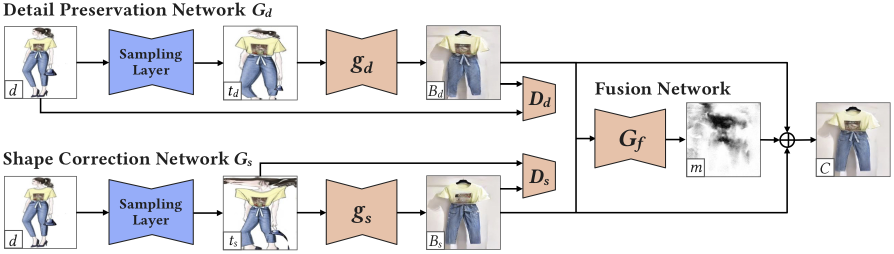
#> input picture pics/framework.jpg, 1788 x 507 px, given as the content of the folder ../dataset/50kshoes_edges, which was not available (shown at 1/2 size)
$ python combine_A_and_B.py   (older library calls are emulated)
#> lines starting #> are read from the running program, lines starting #| are printed output that depends on the picture
import os
import numpy as np
import cv2
import argparse

parser = argparse.ArgumentParser('create image pairs')
parser.add_argument('--fold_A', dest='fold_A', help='input directory for image A', type=str, default='../dataset/50kshoes_edges')
parser.add_argument('--fold_B', dest='fold_B', help='input directory for image B', type=str, default='../dataset/50kshoes_jpg')
parser.add_argument('--fold_AB', dest='fold_AB', help='output directory', type=str, default='../dataset/test_AB')
parser.add_argument('--num_imgs', dest='num_imgs', help='number of images', type=int, default=1000000)
parser.add_argument('--use_AB', dest='use_AB', help='if true: (0001_A, 0001_B) to (0001_AB)', action='store_true')
args = parser.parse_args()

list1=[76,820,411,798,951,946,761,416,498,516,264,884,282,296,526,495,468,130,590,751,624,41,223,541,797,741]
list2=[638,599,770,1144,60,1146,160,612,763,213,429,1142,588,760,358,364,1126,1085,1119,1125,1092,113,1120,1108,1097,489,1135,1121,13,1123,272,1095,1122,1136,35,336,1104,532,1139,1129,279,1128,1100,641,694,1116,1089,291,1103,497,750,142,168,93,795,568,84,387,344,230,542,1148,635]
list3=[983,767,548,549,58,629,101,1053,248,274,665,477,463,501,265,451,684,679,730,693,708,709,696,131,737,42,631,382,43,815,829,424,342,747,627,192,742,420,393,966,52]
list4=[823,1019,1025,994,981,1030,1024,1018,822,834,996,982,1027,1037,1023,986,826,832,1020,1008,953,1035,840,883,1046,920,921,869,841,1079,1051,1050,1054,927,1041,847,1043,1080,925,850,876,1070,917,1071,1059,877,867,1049,1048,899,858,870,802,1038,962,1039,803,801,1012,800,1002,970,959,811,813,1000]
list5=[348,215,772,603,166,249,649,449,134,322,242,686,442,331,253,194,69,593,784,579,186,569,185,768,91]
list6=[63,189,412,374,1031,214,200,764,765,759,567,361,407,349,611,605,188,74,48,613,175,161,439,363,1032,559,203,565,571,940,799,202,564,558,362,606,174,148,49,75,71,65,616,602,158,399,414,372,366,400,428,560,206,574,945,789,777,788,575,561,367,401,415,398,159,165,824,64,830,818,198,601,99,615,403,371,359,577,211,775,749,748,238,576,210,1009,589,402,628,614,98,600,73,9,698,14,28,129,673,317,471,288,511,263,504,510,276,464,302,458,672,100,666,896,116,670,328,472,300,466,506,260,704,705,513,507,261,473,103,117,659,842,16,12,675,661,339,503,259,729,700,258,270,310,890,106,660,674,39,879,689,104,110,676,138,306,312,500,528,703,717,918,267,273,475,313,461,139,677,105,38,691,108,646,493,444,295,281,518,530,901,929,732,243,531,257,519,280,323,479,135,109,36,692,137,889,651,645,123,484,453,447,725,731,724,718,240,268,297,283,452,644,136,687,683,27,654,668,456,318,287,244,522,536,250,720,734,735,251,245,292,286,480,669,655,133,26,32,682,680,18,24,30,496,327,441,333,469,1076,521,938,723,736,520,246,285,332,326,483,124,25,695,681,4,56,816,81,619,625,369,341,427,433,355,584,209,553,221,778,546,552,585,432,340,426,156,94,618,80,195,181,57,7,197,183,96,82,154,140,626,395,381,356,430,587,544,550,236,791,746,974,551,586,343,419,380,633,155,97,182,40,814,54,6,2,50,44,623,179,421,409,596,227,233,780,794,757,554,540,226,1017,583,408,346,434,352,391,92,144,150,45,51,79,191,47,53,146,620,634,608,90,422]
list7=[1145,1140,1141,1132,1091,1090,1084,1127,1133,1131,1093,1130,1124,1118,1134,1083,1096,1109,1094,1113,1098,1138,1110,1101,1115,1102,1088,1117,1149]
list8=[88,229,89,163,607,410,809,821,212,979,762,563,774,204,1021,370,172,459,303,505,909,1047,843,658,711,739,275,671,305,1069,851,448,1056,685,450,653,848,862,490,309,321,719,903,122,37,278,866,872,643,535,252,792,787,793,591,354,790,237,1006,83,169,78,743,597,557,345,392]
list9=[758,1033,1147,835,562,833,316,1087,852,307,844,861,1072,255,308,491,888,537,1114,871,977,817,632,961,960]
list10=[957,995,836,808,1026,954,968,997,955,941,438,819,831,825,992,993,987,950,944,978,1022,1036,1034,952,991,985,990,947,827,854,868,1052,908,882,855,857,894,1045,923,937,936,1044,1078,881,895,856,846,891,885,1040,926,932,933,1082,1055,853,845,886,892,931,1081,1042,893,887,878,875,849,1067,915,928,900,1066,874,1058,1064,1065,873,1075,1061,907,913,1060,864,1062,910,911,1077,1063,865,1004,1010,976,989,988,963,1005,1013,975,948,810,804,964,965,807,1015,1029,998,999,1028,1014,812,806]

for arg in vars(args):
    print('[%s] = ' % arg, getattr(args, arg))

splits = os.listdir(args.fold_A)

for sp in splits:
    img_fold_A = os.path.join(args.fold_A, sp)
    img_fold_B = os.path.join(args.fold_B, sp)
    img_list = os.listdir(img_fold_A)
    if args.use_AB:
        img_list = [img_path for img_path in img_list if '_A.' in img_path]

    num_imgs = min(args.num_imgs, len(img_list))
    print('split = %s, use %d/%d images' % (sp, num_imgs, len(img_list)))
    img_fold_AB = os.path.join(args.fold_AB, sp)
    img_fold_AB1 = os.path.join('./data1', sp)
    img_fold_AB2 = os.path.join('./data2', sp)
    img_fold_AB3 = os.path.join('./data3', sp)
    img_fold_AB4 = os.path.join('./data4', sp)
    img_fold_AB5 = os.path.join('./data5', sp)
    img_fold_AB6 = os.path.join('./data6', sp)
    img_fold_AB7 = os.path.join('./data7', sp)
    img_fold_AB8 = os.path.join('./data8', sp)
    img_fold_AB9 = os.path.join('./data9', sp)
    img_fold_AB10 = os.path.join('./data10', sp)
    if not os.path.isdir(img_fold_AB):
        os.makedirs(img_fold_AB)
    if not os.path.isdir(img_fold_AB1):
        os.makedirs(img_fold_AB1)
    if not os.path.isdir(img_fold_AB2):
        os.makedirs(img_fold_AB2)
    if not os.path.isdir(img_fold_AB3):
        os.makedirs(img_fold_AB3)
    if not os.path.isdir(img_fold_AB4):
        os.makedirs(img_fold_AB4)
    if not os.path.isdir(img_fold_AB5):
        os.makedirs(img_fold_AB5)
    if not os.path.isdir(img_fold_AB6):
        os.makedirs(img_fold_AB6)
    if not os.path.isdir(img_fold_AB7):
        os.makedirs(img_fold_AB7)
    if not os.path.isdir(img_fold_AB8):
        os.makedirs(img_fold_AB8)
    if not os.path.isdir(img_fold_AB9):
        os.makedirs(img_fold_AB9)
    if not os.path.isdir(img_fold_AB10):
        os.makedirs(img_fold_AB10)
    print('split = %s, number of images = %d' % (sp, num_imgs))
    for n in range(num_imgs):
        name_A = img_list[n]
        path_A = os.path.join(img_fold_A, name_A)
        if args.use_AB:
            name_B = name_A.replace('_A.', '_B.')
        else:
            name_B = name_A
        flag=0
        num=0
        for i in name_A:
            if i>='0' and i<='9':
                flag=1
                num=num*10+int(i)
            else:
                if flag==1:
                    break
        flag=0
        if num in list1:
            mmm=img_fold_AB
        elif num in list2:
            mmm=img_fold_AB1
        elif num in list3:
            mmm=img_fold_AB2
        elif num in list4:
            mmm=img_fold_AB3
        elif num in list5:
            mmm=img_fold_AB4
        elif num in list6:
            mmm=img_fold_AB5
        elif num in list7:
            mmm=img_fold_AB6
        elif num in list8:
            mmm=img_fold_AB7
        elif num in list9:
            mmm=img_fold_AB8
        elif num in list10:
            mmm=img_fold_AB9
        else:
            mmm=img_fold_AB10
        path_B = os.path.join(img_fold_B, name_B)
        if os.path.isfile(path_A) and os.path.isfile(path_B):
            name_AB = name_A
            if args.use_AB:
                name_AB = name_AB.replace('_A.', '.')  # remove _A
            path_AB = os.path.join(mmm, name_AB)
            im_A = cv2.imread(path_A, 1) # python2: cv2.CV_LOAD_IMAGE_COLOR; python3: cv2.IMREAD_COLOR
#> im_A is the input picture: shape (507, 1788, 3); mean B, G, R 230.1, 228.6, 229.7
            im_B = cv2.imread(path_B, 1) # python2: cv2.CV_LOAD_IMAGE_COLOR; python3: cv2.IMREAD_COLOR
            # print(path_A)
            im_AB = np.concatenate([im_A, im_B], 1)
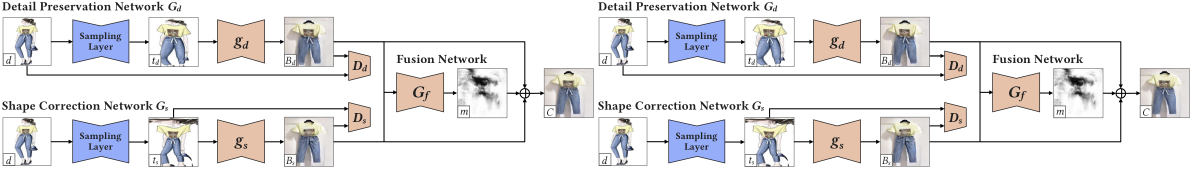
#> im_AB: shape (507, 3576, 3) (shown at 1/3 size); mean B, G, R 230.1, 228.6, 229.7
            cv2.imwrite(path_AB, im_AB)

$ run again, on pics/teaser1.jpg
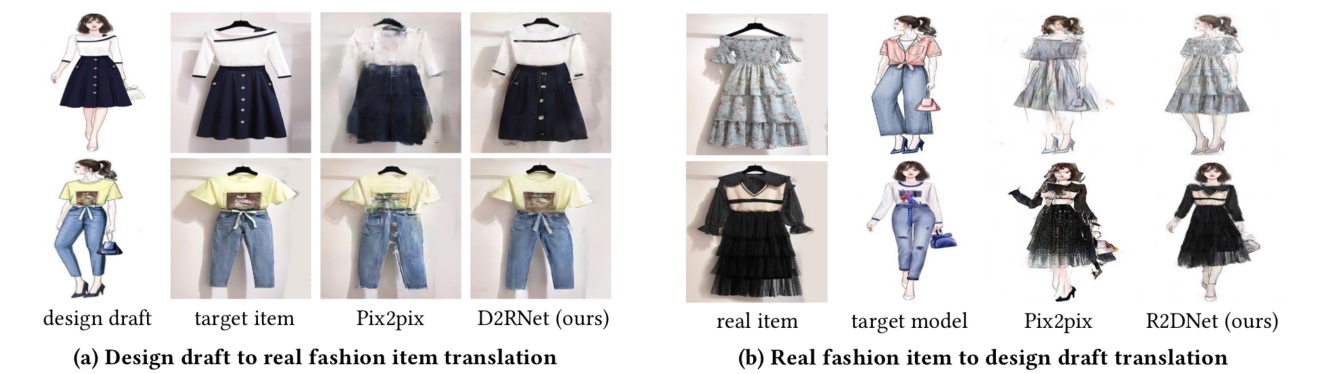
#> input picture pics/teaser1.jpg, 3974 x 1122 px, given as the content of the folder ../dataset/50kshoes_edges, which was not available (shown at 1/3 size)
#> im_A is the input picture: shape (1122, 3974, 3); mean B, G, R 211.8, 211.5, 213.1
#> `im_AB = np.concatenate([im_A, im_B], 1)`:
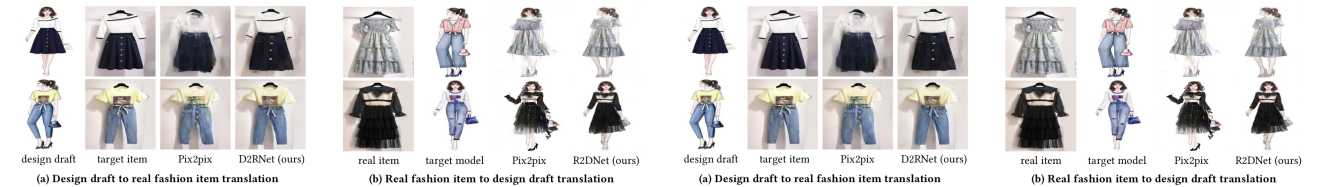
#> im_AB: shape (1122, 7948, 3) (shown at 1/6 size); mean B, G, R 211.8, 211.5, 213.1
